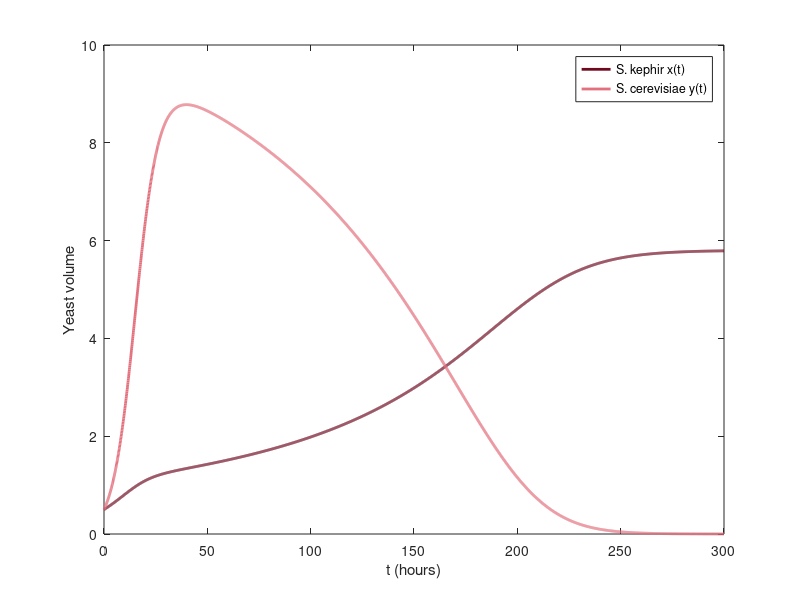

Write MATLAB code to recreate this figure.
% Fig. 4.5: Competition between two yeast species (book, Section 4.1, Eq. 4.4)
% dx/dt = r1 (1 - x/K1 - g1 y) x,  dy/dt = r2 (1 - y/K2 - g2 x) y  with the parameters after Gause, x(0) = y(0) = 0.5
% (c) 2026 Philipp Kügler · Program for the book "Dynamical Systems in the Life Sciences" · MIT License (see LICENSE)
r1 = 0.0607; K1 = 5.8; g1 = 0.0757;     % S. kephir
r2 = 0.2183; K2 = 13; g2 = 0.2423;      % S. cerevisiae
f = @(t, z) [r1 * (1 - z(1) / K1 - g1 * z(2)) * z(1); r2 * (1 - z(2) / K2 - g2 * z(1)) * z(2)];
opt = odeset('RelTol', 1e-9, 'AbsTol', 1e-11);
[t, z] = ode45(f, linspace(0, 300, 3001), [0.5; 0.5], opt);
x = z(:, 1); y = z(:, 2);
for tt = [50 100 300]
    i = find(t >= tt - 1e-9, 1);
    fprintf('t = %3d h: x = %.3f,  y = %.3f\n', tt, x(i), y(i));
end
[ym, im] = max(y);
fprintf('y reaches its maximum %.3f at t = %.1f h\n', ym, t(im));
plot(t, x, 'Color', [0.43 0.04 0.12], 'LineWidth', 2); hold on
plot(t, y, 'Color', [0.89 0.44 0.49], 'LineWidth', 2); hold off
xlabel('t (hours)'); ylabel('Yeast volume'); legend('S. kephir x(t)', 'S. cerevisiae y(t)');
